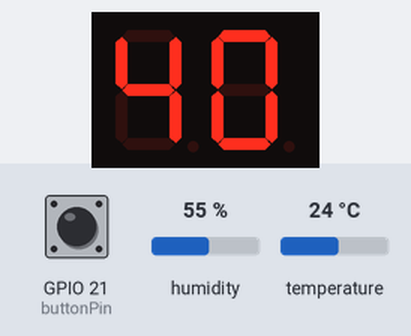
Simulated run of this sketch. Board: ESP32. Parts: 2-digit seven-segment display. Wiring (inferred from the names in the program): 2-digit 7-segment display, segments lit when LOW: segments GPIO 4, GPIO 16, GPIO 17, GPIO 32, GPIO 13, GPIO 5, GPIO 18, GPIO 2; digit selects GPIO 12, GPIO 27. The inputs (shaded band) are chosen by the test bench; at power-on: GPIO 21 (buttonPin) LOW, temperature 24 °C, humidity 55 %. WiFi joins after 1.5 s; servers stay silent unless stated; the local clock reads 2024-03-15 10:24:30 at power-on unless the sketch sets it; the segment pins are drawn as the display they are named for; what the sketch prints to the serial monitor is not drawn.

Above: at 2.7 s.
2.8 s: GPIO 21 (buttonPin) pulled HIGH for 0.15 s
At 3.4 s:
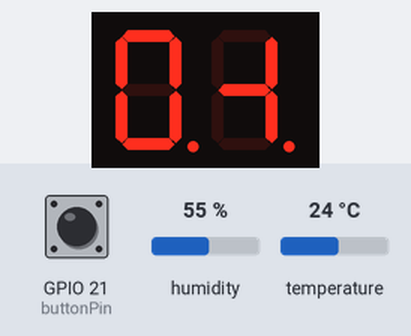
4.4 s: GPIO 21 (buttonPin) pulled HIGH for 1 s
At 5.3 s:
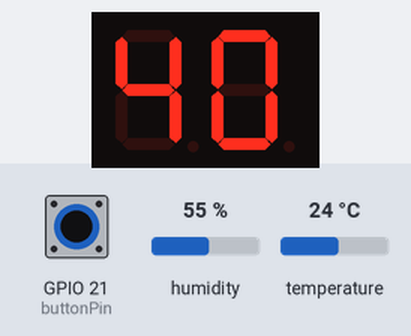
8.0 s: temperature set to 12 °C
At 9.9 s:
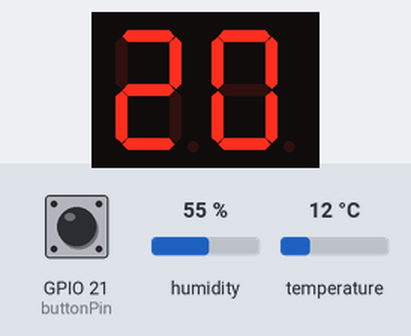
12.0 s: temperature set to 19 °C
At 13.2 s:
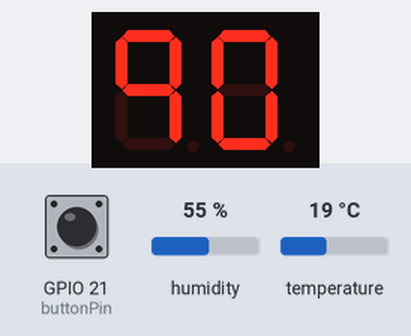
18.0 s: temperature set to 28 °C
At 19.5 s:
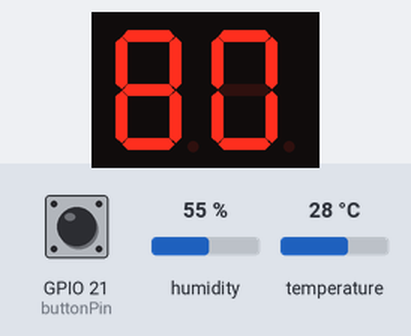
Timing chart, 0 to 21.0 s (numbered marks = the images above; inputs shaded):
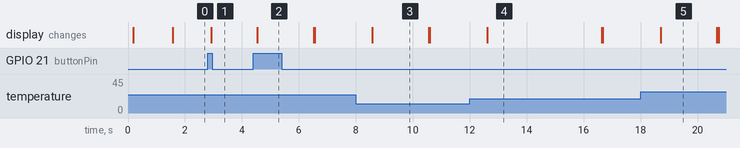

The sketch:

Code.ino
```cpp
#include <WiFi.h>
#include <time.h>
#include <SevSeg.h>
#include "DHT.h"

// Pins for the 7 segment 4 digit display
int pinA = 4;int pinB = 16;int pinC = 17;int pinD = 32;
int pinE = 13;int pinF = 5;int pinG = 18;
int pinDP = 12;int D1 = 14;int D2 = 27;int D3 = 26; int D4 = 25;

// Button switching
const int buttonPin = 21;  // Pushbutton
const int ledPin = 2;    // For testing

int ledState = HIGH;        // the current state of the output pin
int buttonState;            // the current reading from the input pin
int lastButtonState = LOW;  // the previous reading from the input pin

unsigned long lastDebounceTime = 0;  // the last time the output pin was toggled
unsigned long debounceDelay = 50;    // the debounce time; increase if the output flickers

// To get the time
const char* ntpServer = "pool.ntp.org";
const long gmtOffset_sec = 3600;         // Adjust for your timezone (e.g., -3600 for GMT-1)
const int daylightOffset_sec = 0; // Adjust for daylight saving time if applicable

// Variables for timing
unsigned long lastDigitUpdate = 0;
const int digitInterval = 1; // Time in ms per digit
int currentDigit = 0;

// DHT11 Temperature sensor
#define DHTPIN 15
#define DHTTYPE DHT11
DHT dht(DHTPIN, DHTTYPE);

void setup() {

  Serial.begin(115200);

  // For button switching
  pinMode(buttonPin, INPUT);
  pinMode(ledPin, OUTPUT);

  // For display
  pinMode(pinA, OUTPUT);
  pinMode(pinB, OUTPUT);
  pinMode(pinC, OUTPUT);
  pinMode(pinD, OUTPUT);
  pinMode(pinE, OUTPUT);
  pinMode(pinF, OUTPUT);
  pinMode(pinG, OUTPUT);
  pinMode(pinDP, OUTPUT);
  pinMode(D1, OUTPUT);
  pinMode(D2, OUTPUT);
  pinMode(D3, OUTPUT);
  pinMode(D4, OUTPUT);

  turnOffAllDigits();
  turnOffAllSegments();

  // Connect to Wifi and get the current time from server
  WiFi.begin("NAME", "PASSWORD");
  Serial.print("Connecting to Wi-Fi");
  while (WiFi.status() != WL_CONNECTED) {
    delay(500);
    Serial.print(".");
  }
  Serial.println("\nConnected to Wi-Fi");

  configTime(gmtOffset_sec, daylightOffset_sec, ntpServer);
  Serial.println("Time synchronized with NTP server");

  Serial.println(F("Beginning Time/Temperature display!"));

  // set initial LED state
  digitalWrite(ledPin, ledState);

  dht.begin();

}

void loop() {

  char timeStr[5]; // Buffer for hhmm (4 digits + null terminator)
  int reading = digitalRead(buttonPin);

  // Button logic
  if (reading != lastButtonState) {
    // reset the debouncing timer
    lastDebounceTime = millis();
  }

  if ((millis() - lastDebounceTime) > debounceDelay) {

    // if the button state has changed:
    if (reading != buttonState) {
      buttonState = reading;

      // only toggle the LED if the new button state is HIGH
      if (buttonState == HIGH) {
        ledState = !ledState;
      }
    }
  }
  // Displaying temperature

  if (ledState == HIGH){
    float t = dht.readTemperature();

    // Check if any reads failed and exit early (to try again).
    if (isnan(t)) {
      Serial.println(F("Failed to read from DHT sensor!"));
      return;
    }

    int temp = (int)(t * 100);

    int digitValues[4] = { (temp / 1000) % 10, (temp / 100) % 10, (temp / 10) % 10, temp % 10 };

    if (t < 10.0) {
      digitValues[0] = 0; // Ensure leading zero for small temperatures
    }

    // Multiplex digits
    unsigned long currentMillis = millis();
    if (currentMillis - lastDigitUpdate >= digitInterval) {
      lastDigitUpdate = currentMillis;

      // Turn off the previous digit
      turnOffAllDigits();

      // Display the current digit
      displayDigit(digitValues[currentDigit], currentDigit + 1);

      // Move to the next digit
      currentDigit = (currentDigit + 1) % 4;
      delay(1);
    }
  }

  if (ledState != HIGH){
    // Displaying time
    struct tm timeinfo;
      if (getLocalTime(&timeinfo)) {
        // Format time as hhmm
        strftime(timeStr, sizeof(timeStr), "%H%M", &timeinfo);
        // Use the formatted time as needed
      } else {
        Serial.println("Failed to obtain time");
      }

    int time = atoi(timeStr);
    int digitValues[4] = { (time / 1000) % 10, (time / 100) % 10, (time / 10) % 10, time % 10 };

    unsigned long currentMillis = millis();
    if (currentMillis - lastDigitUpdate >= digitInterval) {
      lastDigitUpdate = currentMillis;

      // Turn off the previous digit
      turnOffAllDigits();

      // Display the current digit
      displayDigit(digitValues[currentDigit], currentDigit + 1);

      // Move to the next digit
      currentDigit = (currentDigit + 1) % 4;
      delay(1);
    }
  }

    digitalWrite(ledPin, ledState);
   lastButtonState = reading;

}

// Function to display a single digit
void displayDigit(int num, int digitPosition) {
  // Activate the corresponding digit
  switch (digitPosition) {
    case 1:
      digit1();
      break;
    case 2:
      digit2();
      break;
    case 3:
      digit3();
      break;
    case 4:
      digit4();
      break;
    default:
      turnOffAllDigits();
      break;
  }

  // Display the number
  switch (num) {
    case 0:
      zero();
      break;
    case 1:
      one();
      break;
    case 2:
      two();
      break;
    case 3:
      three();
      break;
    case 4:
      four();
      break;
    case 5:
      five();
      break;
    case 6:
      six();
      break;
    case 7:
      seven();
      break;
    case 8:
      eight();
      break;
    case 9:
      nine();
      break;
    default:
      turnOffAllSegments();
      break;
  }

  // Control the decimal point
  if (digitPosition == 2) {
    // Turn on the decimal point after the second digit
    digitalWrite(pinDP, LOW); // For common anode display
  } else {
    digitalWrite(pinDP, HIGH); // Turn off decimal point
  }
}

void turnOffAllDigits() {
  digitalWrite(D1, LOW);
  digitalWrite(D2, LOW);
  digitalWrite(D3, LOW);
  digitalWrite(D4, LOW);
}

//functions representing numbers 0-9
void zero(){
digitalWrite(pinA, LOW);
digitalWrite(pinB, LOW);
digitalWrite(pinC, LOW);
digitalWrite(pinD, LOW);
digitalWrite(pinE, LOW);
digitalWrite(pinF, LOW);
digitalWrite(pinG, HIGH);
  }

  void one(){
digitalWrite(pinA, HIGH);
digitalWrite(pinB, LOW);
digitalWrite(pinC, LOW);
digitalWrite(pinD, HIGH);
digitalWrite(pinE, HIGH);
digitalWrite(pinF, HIGH);
digitalWrite(pinG, HIGH);
}

void two(){
  digitalWrite(pinA, LOW);
digitalWrite(pinB, LOW);
digitalWrite(pinC, HIGH);
digitalWrite(pinD, LOW);
digitalWrite(pinE, LOW);
digitalWrite(pinF, HIGH);
digitalWrite(pinG, LOW);
  }

  void three(){
    digitalWrite(pinA, LOW);
digitalWrite(pinB, LOW);
digitalWrite(pinC, LOW);
digitalWrite(pinD, LOW);
digitalWrite(pinE, HIGH);
digitalWrite(pinF, HIGH);
digitalWrite(pinG, LOW);
    }

  void four(){
    digitalWrite(pinA, HIGH);
digitalWrite(pinB, LOW);
digitalWrite(pinC, LOW);
digitalWrite(pinD, HIGH);
digitalWrite(pinE, HIGH);
digitalWrite(pinF, LOW);
digitalWrite(pinG, LOW);
    }

  void five(){
    digitalWrite(pinA, LOW);
digitalWrite(pinB, HIGH);
digitalWrite(pinC, LOW);
digitalWrite(pinD, LOW);
digitalWrite(pinE, HIGH);
digitalWrite(pinF, LOW);
digitalWrite(pinG, LOW);
    }

  void six(){
    digitalWrite(pinA, LOW);
digitalWrite(pinB, HIGH);
digitalWrite(pinC, LOW);
digitalWrite(pinD, LOW);
digitalWrite(pinE, LOW);
digitalWrite(pinF, LOW);
digitalWrite(pinG, LOW);
    }

  void seven(){
    digitalWrite(pinA, LOW);
digitalWrite(pinB, LOW);
digitalWrite(pinC, LOW);
digitalWrite(pinD, HIGH);
digitalWrite(pinE, HIGH);
digitalWrite(pinF, HIGH);
digitalWrite(pinG, HIGH);
    }

  void eight(){
    digitalWrite(pinA, LOW);
digitalWrite(pinB, LOW);
digitalWrite(pinC, LOW);
digitalWrite(pinD, LOW);
digitalWrite(pinE, LOW);
digitalWrite(pinF, LOW);
digitalWrite(pinG, LOW);
    }

  void nine(){
    digitalWrite(pinA, LOW);
digitalWrite(pinB, LOW);
digitalWrite(pinC, LOW);
digitalWrite(pinD, HIGH);
digitalWrite(pinE, HIGH);
digitalWrite(pinF, LOW);
digitalWrite(pinG, LOW);
    }


    void letter_L(){
  digitalWrite(pinA, HIGH);
digitalWrite(pinB, HIGH);
digitalWrite(pinC, HIGH);
digitalWrite(pinD, LOW);
digitalWrite(pinE, LOW);
digitalWrite(pinF, LOW);
digitalWrite(pinG, HIGH);
    }

    void letter_U(){
  digitalWrite(pinA, HIGH);
digitalWrite(pinB, LOW);
digitalWrite(pinC, LOW);
digitalWrite(pinD, LOW);
digitalWrite(pinE, LOW);
digitalWrite(pinF, LOW);
digitalWrite(pinG, HIGH);
   }

    void letter_C(){
  digitalWrite(pinA, LOW);
digitalWrite(pinB, HIGH);
digitalWrite(pinC, HIGH);
digitalWrite(pinD, LOW);
digitalWrite(pinE, LOW);
digitalWrite(pinF, LOW);
digitalWrite(pinG, HIGH);
    }

    void letter_A(){
  digitalWrite(pinA, LOW);
digitalWrite(pinB, LOW);
digitalWrite(pinC, LOW);
digitalWrite(pinD, HIGH);
digitalWrite(pinE, LOW);
digitalWrite(pinF, LOW);
digitalWrite(pinG, LOW);
    }

    void letter_K(){
  digitalWrite(pinA, HIGH);
digitalWrite(pinB, LOW);
digitalWrite(pinC, LOW);
digitalWrite(pinD, HIGH);
digitalWrite(pinE, LOW);
digitalWrite(pinF, LOW);
digitalWrite(pinG, LOW);
    }

  void letter_F(){
digitalWrite(pinA, LOW);
digitalWrite(pinB, HIGH);
digitalWrite(pinC, HIGH);
digitalWrite(pinD, HIGH);
digitalWrite(pinE, LOW);
digitalWrite(pinF, LOW);
digitalWrite(pinG, LOW);
    }

    void allNumbers(){
one();delay(500);
two();delay(500);
three();delay(500);
four();delay(500);
five();delay(500);
six();delay(500);
seven();delay(500);
eight();delay(500);
nine();delay(500);
      }

  void turnOffAllSegments(){
  digitalWrite(pinA, HIGH);
  digitalWrite(pinB, HIGH);
  digitalWrite(pinC, HIGH);
  digitalWrite(pinD, HIGH);
  digitalWrite(pinE, HIGH);
  digitalWrite(pinF, HIGH);
  digitalWrite(pinG, HIGH);
  digitalWrite(pinDP, HIGH);
          }


    //functions to select individual digits on the display
    void digit1(){
      digitalWrite(D1, HIGH);
digitalWrite(D2, LOW);
digitalWrite(D3, LOW);
digitalWrite(D4, LOW);
      }

    void digit2(){
      digitalWrite(D1, LOW);
digitalWrite(D2, HIGH);
digitalWrite(D3, LOW);
digitalWrite(D4, LOW);
      }

    void digit3(){
      digitalWrite(D1, LOW);
digitalWrite(D2, LOW);
digitalWrite(D3, HIGH);
digitalWrite(D4, LOW);
      }

    void digit4(){
      digitalWrite(D1, LOW);
digitalWrite(D2, LOW);
digitalWrite(D3, LOW);
digitalWrite(D4, HIGH);
      }

      void all4Digits(){
        digitalWrite(D1, HIGH);
digitalWrite(D2, HIGH);
digitalWrite(D3, HIGH);
digitalWrite(D4, HIGH);
        }
```

Measured:
- after the input at 2.8 s, the display: changes after 0.12 s (image 1)
- after the input at 4.4 s, the display: changes after 0.14 s (image 2)
- after the input at 8.0 s, the display: changes after 0.58 s (image 3)
- after the input at 12.0 s, the display: changes after 0.62 s (image 4)
- after the input at 18.0 s, the display: changes after 0.70 s (image 5)
- what the display in image 3 shows lasts 2.0 s, from 8.6 s to 10.6 s
- what the display in image 4 shows lasts 4.0 s, from 12.6 s to 16.6 s
